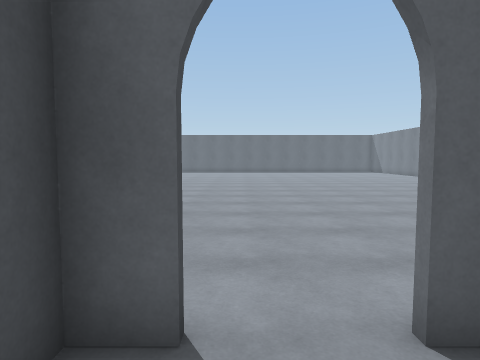
View 1 (above)

16 first-person views from a walk through a Unity game level. The camera is 1.5 m above the floor, tilts 4° down and sees 75° across. The floor is counted in squares, 1 m on a side. Each view is taken from the middle of a square. On the plan, view 1 faces up. The plan holds only what a view shows up to about 15 squares ahead; the rest is blank. The place goes on beyond the plan. Some animated figures are not drawn.

View 2
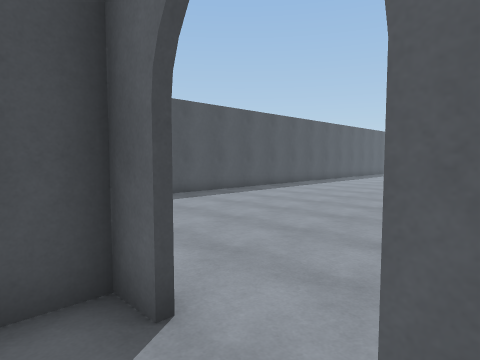

View 3
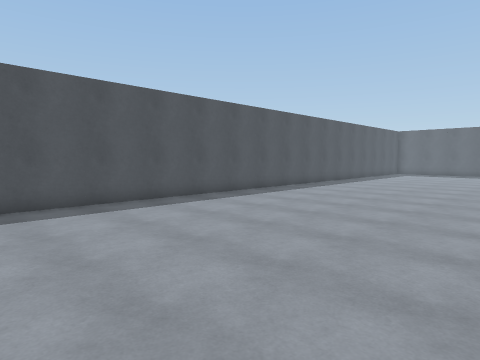

View 4
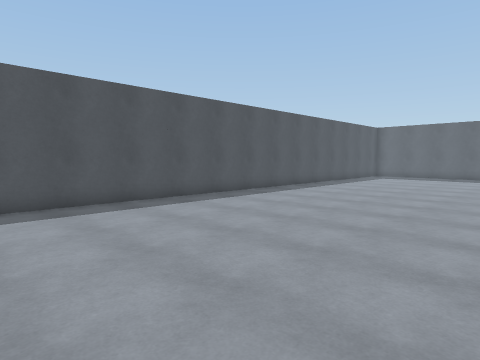

View 5
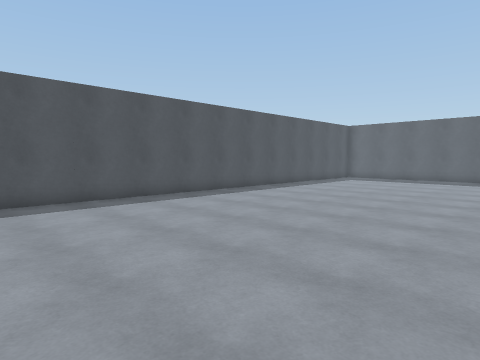

View 6
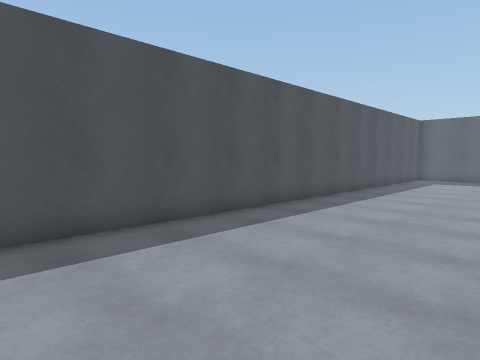

View 7
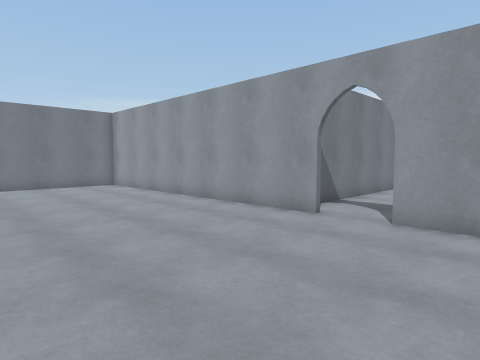

View 8
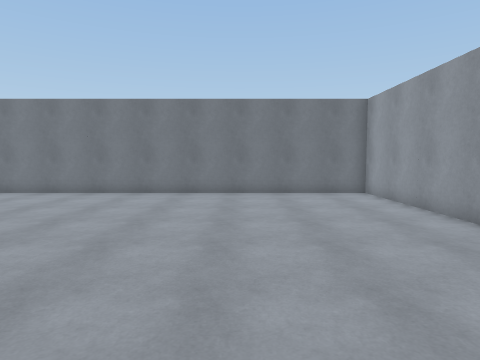

View 9
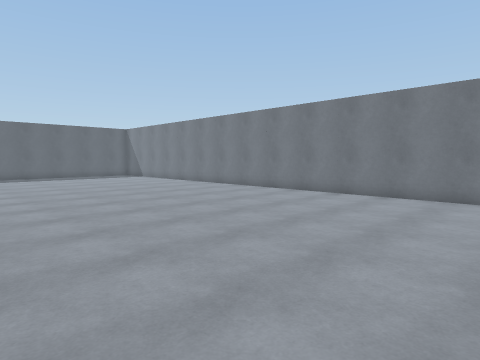

View 10
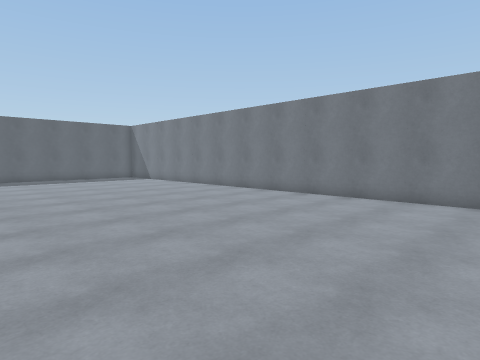

View 11
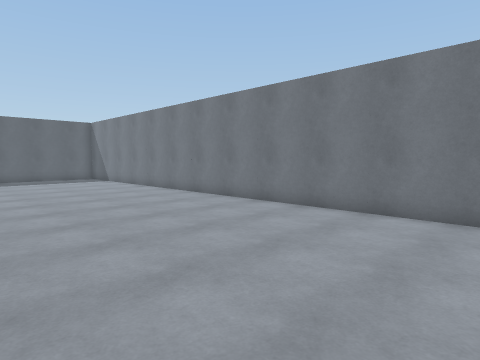

View 12
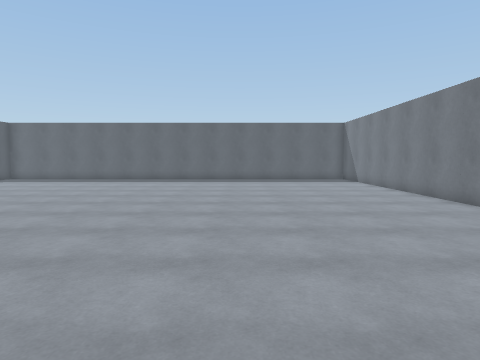

View 13
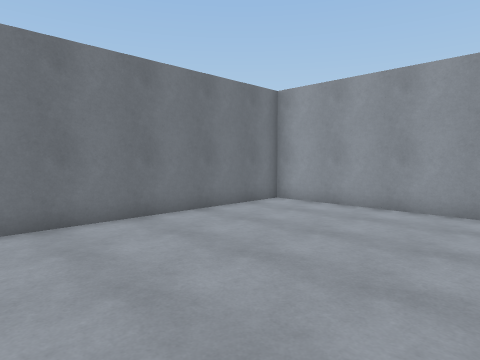

View 14
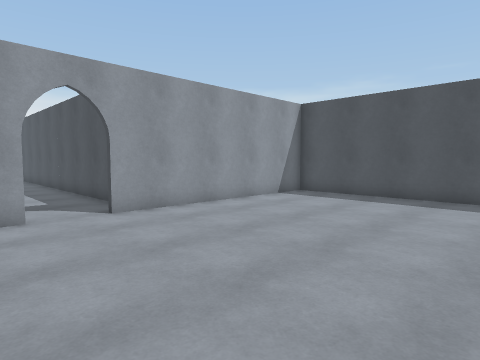

View 15
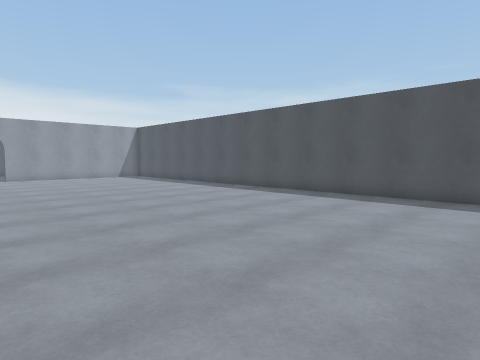

View 16
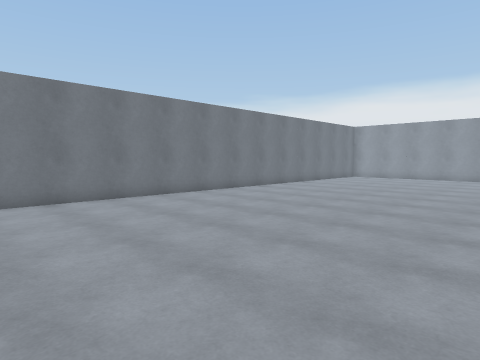

### Floor plan
Points are (right, up) in squares from view 1. A wall is a line through its corners. A room is listed if a view was taken in it or the views show most of it. See-through windows are left out.
Room 1 (views 1, 2)
walls: (-0.4, 2.4) (-1.4, 2.4) (-1.4, -0.5); (2, 2.4) (1.4, 2.4); (2.4, -0.5) (2.4, 0.9)
ways out: opening at (0.5, 2) to room 2
Room 2 (views 3, 4, 5, 6, 7, 8, 9, 10, 11, 12, 13, 14, 15, 16)
walls: (1.4, 2.6) (14.4, 2.6) (14.4, 27); (-9.4, 25.9) (-9.4, 2.6) (-0.4, 2.6)
ways out: opening at (0.5, 2) to room 1

Positions as (right, up) in squares from view 1, and headings:
1: (0, 0), facing up
2: (2, 1), facing up-left
3: (1, 3), facing up-left
4: (1, 8), facing up-left
5: (2, 11), facing up-left
6: (-3, 11), facing up-left
7: (-3, 10), facing down-right
8: (1, 8), facing right
9: (2, 8), facing up-right
10: (3, 11), facing up-right
11: (6, 11), facing up-right
12: (7, 12), facing up
13: (7, 12), facing down-right
14: (3, 11), facing down-left
15: (3, 27), facing down-left
16: (3, 27), facing down-right
